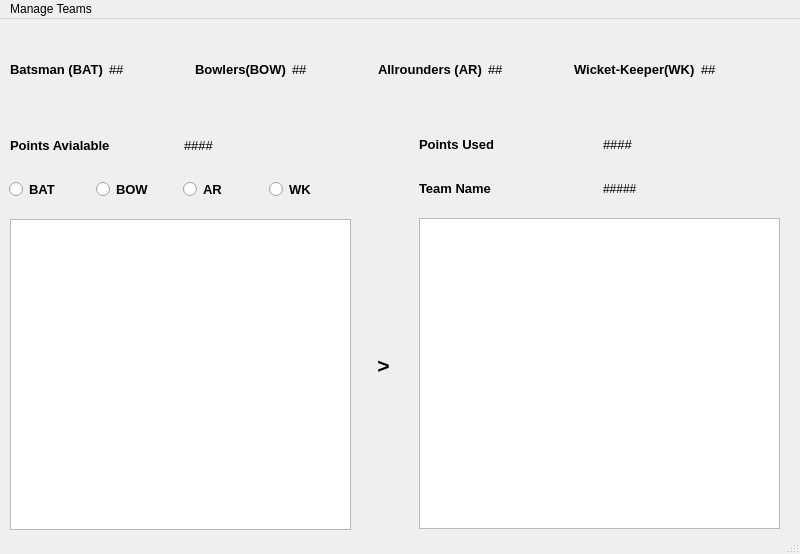
<?xml version="1.0" encoding="UTF-8"?>
<ui version="4.0">
 <class>MainWindow</class>
 <widget class="QMainWindow" name="MainWindow">
  <property name="geometry">
   <rect>
    <x>0</x>
    <y>0</y>
    <width>800</width>
    <height>554</height>
   </rect>
  </property>
  <property name="windowTitle">
   <string>MainWindow</string>
  </property>
  <widget class="QWidget" name="centralwidget">
   <widget class="QWidget" name="horizontalLayoutWidget">
    <property name="geometry">
     <rect>
      <x>10</x>
      <y>10</y>
      <width>771</width>
      <height>80</height>
     </rect>
    </property>
    <layout class="QHBoxLayout" name="horizontalLayout">
     <item>
      <widget class="QLabel" name="batsman">
       <property name="maximumSize">
        <size>
         <width>16777215</width>
         <height>16777215</height>
        </size>
       </property>
       <property name="font">
        <font>
         <pointsize>10</pointsize>
         <weight>75</weight>
         <bold>true</bold>
        </font>
       </property>
       <property name="text">
        <string>Batsman (BAT)</string>
       </property>
      </widget>
     </item>
     <item>
      <widget class="QLabel" name="batsmancount">
       <property name="font">
        <font>
         <pointsize>10</pointsize>
        </font>
       </property>
       <property name="text">
        <string>##</string>
       </property>
      </widget>
     </item>
     <item>
      <widget class="QLabel" name="bowler">
       <property name="font">
        <font>
         <pointsize>10</pointsize>
         <weight>75</weight>
         <bold>true</bold>
        </font>
       </property>
       <property name="text">
        <string>Bowlers(BOW)</string>
       </property>
      </widget>
     </item>
     <item>
      <widget class="QLabel" name="bowlercount">
       <property name="font">
        <font>
         <pointsize>10</pointsize>
        </font>
       </property>
       <property name="text">
        <string>##</string>
       </property>
      </widget>
     </item>
     <item>
      <widget class="QLabel" name="allrounder">
       <property name="font">
        <font>
         <pointsize>10</pointsize>
         <weight>75</weight>
         <bold>true</bold>
        </font>
       </property>
       <property name="text">
        <string>Allrounders (AR)</string>
       </property>
      </widget>
     </item>
     <item>
      <widget class="QLabel" name="allroundercount">
       <property name="font">
        <font>
         <pointsize>10</pointsize>
        </font>
       </property>
       <property name="text">
        <string>##</string>
       </property>
      </widget>
     </item>
     <item>
      <widget class="QLabel" name="weeketkeeper">
       <property name="font">
        <font>
         <pointsize>10</pointsize>
         <weight>75</weight>
         <bold>true</bold>
        </font>
       </property>
       <property name="text">
        <string>Wicket-Keeper(WK)</string>
       </property>
      </widget>
     </item>
     <item>
      <widget class="QLabel" name="wicketkeepercount">
       <property name="font">
        <font>
         <pointsize>10</pointsize>
        </font>
       </property>
       <property name="text">
        <string>##</string>
       </property>
      </widget>
     </item>
    </layout>
   </widget>
   <widget class="QWidget" name="horizontalLayoutWidget_2">
    <property name="geometry">
     <rect>
      <x>10</x>
      <y>111</y>
      <width>341</width>
      <height>31</height>
     </rect>
    </property>
    <layout class="QHBoxLayout" name="horizontalLayout_2">
     <item>
      <widget class="QLabel" name="PointsAvialable">
       <property name="font">
        <font>
         <pointsize>10</pointsize>
         <weight>75</weight>
         <bold>true</bold>
        </font>
       </property>
       <property name="text">
        <string>Points Avialable</string>
       </property>
      </widget>
     </item>
     <item>
      <widget class="QLabel" name="pointsavialable">
       <property name="font">
        <font>
         <pointsize>10</pointsize>
        </font>
       </property>
       <property name="text">
        <string>####</string>
       </property>
      </widget>
     </item>
    </layout>
   </widget>
   <widget class="QWidget" name="horizontalLayoutWidget_3">
    <property name="geometry">
     <rect>
      <x>419</x>
      <y>110</y>
      <width>361</width>
      <height>31</height>
     </rect>
    </property>
    <layout class="QHBoxLayout" name="horizontalLayout_3">
     <item>
      <widget class="QLabel" name="label">
       <property name="font">
        <font>
         <pointsize>10</pointsize>
         <weight>75</weight>
         <bold>true</bold>
        </font>
       </property>
       <property name="text">
        <string>Points Used</string>
       </property>
      </widget>
     </item>
     <item>
      <widget class="QLabel" name="pointused">
       <property name="font">
        <font>
         <pointsize>10</pointsize>
        </font>
       </property>
       <property name="text">
        <string>####</string>
       </property>
      </widget>
     </item>
    </layout>
   </widget>
   <widget class="QWidget" name="verticalLayoutWidget">
    <property name="geometry">
     <rect>
      <x>10</x>
      <y>200</y>
      <width>341</width>
      <height>311</height>
     </rect>
    </property>
    <layout class="QVBoxLayout" name="verticalLayout">
     <item>
      <widget class="QListWidget" name="listWidget"/>
     </item>
    </layout>
   </widget>
   <widget class="QWidget" name="verticalLayoutWidget_2">
    <property name="geometry">
     <rect>
      <x>419</x>
      <y>199</y>
      <width>361</width>
      <height>311</height>
     </rect>
    </property>
    <layout class="QVBoxLayout" name="verticalLayout_2">
     <item>
      <widget class="QListWidget" name="listWidget_2"/>
     </item>
    </layout>
   </widget>
   <widget class="QLabel" name="label_13">
    <property name="geometry">
     <rect>
      <x>360</x>
      <y>340</y>
      <width>47</width>
      <height>13</height>
     </rect>
    </property>
    <property name="font">
     <font>
      <pointsize>16</pointsize>
      <weight>75</weight>
      <bold>true</bold>
     </font>
    </property>
    <property name="text">
     <string>&gt;</string>
    </property>
    <property name="textFormat">
     <enum>Qt::PlainText</enum>
    </property>
    <property name="alignment">
     <set>Qt::AlignCenter</set>
    </property>
   </widget>
   <widget class="QWidget" name="horizontalLayoutWidget_4">
    <property name="geometry">
     <rect>
      <x>9</x>
      <y>150</y>
      <width>341</width>
      <height>41</height>
     </rect>
    </property>
    <layout class="QHBoxLayout" name="horizontalLayout_4">
     <item>
      <widget class="QRadioButton" name="BAT">
       <property name="font">
        <font>
         <pointsize>10</pointsize>
         <weight>75</weight>
         <bold>true</bold>
        </font>
       </property>
       <property name="text">
        <string>BAT</string>
       </property>
      </widget>
     </item>
     <item>
      <widget class="QRadioButton" name="BOW">
       <property name="font">
        <font>
         <pointsize>10</pointsize>
         <weight>75</weight>
         <bold>true</bold>
        </font>
       </property>
       <property name="text">
        <string>BOW</string>
       </property>
      </widget>
     </item>
     <item>
      <widget class="QRadioButton" name="AR">
       <property name="font">
        <font>
         <pointsize>10</pointsize>
         <weight>75</weight>
         <bold>true</bold>
        </font>
       </property>
       <property name="text">
        <string>AR</string>
       </property>
      </widget>
     </item>
     <item>
      <widget class="QRadioButton" name="WK">
       <property name="font">
        <font>
         <pointsize>10</pointsize>
         <weight>75</weight>
         <bold>true</bold>
        </font>
       </property>
       <property name="text">
        <string>WK</string>
       </property>
      </widget>
     </item>
    </layout>
   </widget>
   <widget class="QWidget" name="horizontalLayoutWidget_5">
    <property name="geometry">
     <rect>
      <x>419</x>
      <y>149</y>
      <width>361</width>
      <height>41</height>
     </rect>
    </property>
    <layout class="QHBoxLayout" name="horizontalLayout_5">
     <item>
      <widget class="QLabel" name="label_15">
       <property name="font">
        <font>
         <pointsize>10</pointsize>
         <weight>75</weight>
         <bold>true</bold>
        </font>
       </property>
       <property name="text">
        <string>Team Name</string>
       </property>
      </widget>
     </item>
     <item>
      <widget class="QLabel" name="teamname">
       <property name="text">
        <string>#####</string>
       </property>
       <property name="alignment">
        <set>Qt::AlignJustify|Qt::AlignVCenter</set>
       </property>
      </widget>
     </item>
    </layout>
   </widget>
  </widget>
  <widget class="QMenuBar" name="menubar">
   <property name="geometry">
    <rect>
     <x>0</x>
     <y>0</y>
     <width>800</width>
     <height>21</height>
    </rect>
   </property>
   <widget class="QMenu" name="menuManage_Teams">
    <property name="title">
     <string>Manage Teams</string>
    </property>
    <addaction name="actionNEW_Team"/>
    <addaction name="actionOPEN_Team"/>
    <addaction name="actionSAVE_Team"/>
    <addaction name="actionEVALUATE_Team"/>
   </widget>
   <addaction name="menuManage_Teams"/>
  </widget>
  <widget class="QStatusBar" name="statusbar"/>
  <action name="actionNEW_Team">
   <property name="text">
    <string>NEW Team</string>
   </property>
  </action>
  <action name="actionOPEN_Team">
   <property name="text">
    <string>OPEN Team</string>
   </property>
  </action>
  <action name="actionSAVE_Team">
   <property name="text">
    <string>SAVE Team</string>
   </property>
  </action>
  <action name="actionEVALUATE_Team">
   <property name="text">
    <string>EVALUATE Team</string>
   </property>
  </action>
 </widget>
 <resources/>
 <connections/>
</ui>
